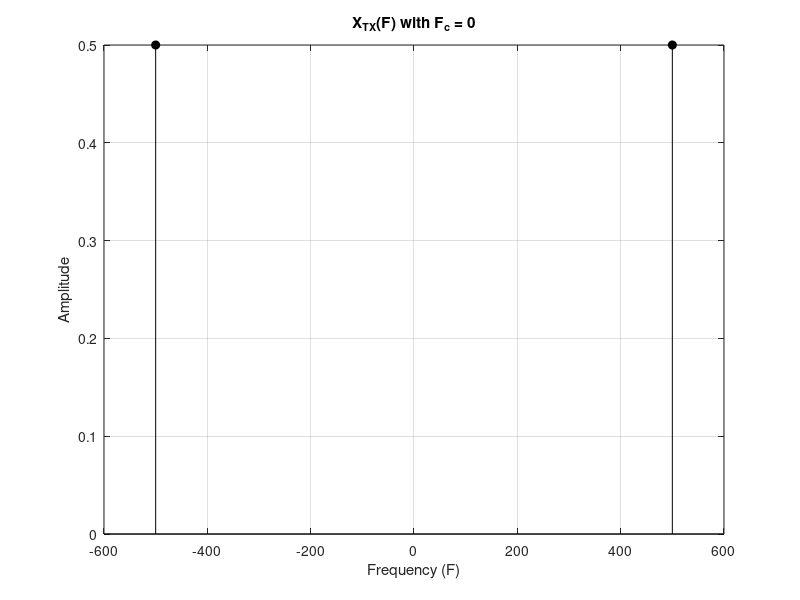

Reproduce this figure in MATLAB. (Note: this script raises an error after producing the figure.)
% 1. Define the locations of the deltas
F_locations = [-500, 500];

% 2. Define the amplitudes at those locations
Amplitudes = [0.5, 0.5];

% 3. Plot with stem
figure;
stem(F_locations, Amplitudes, 'filled', 'black');

% 4. Add labels and adjust axes
title('X_{TX}(F) with F_c = 0');
xlabel('Frequency (F)');
ylabel('Amplitude');
grid on;

% --- This part is important ---
% Get the current axis limits
ax = gca;
% Add some padding to the x-axis (e.g., 100 units)
xlim([ax.XLim(1)-100, ax.XLim(2)+100]);
% Set y-axis to start at 0
ylim([0 0.6]);